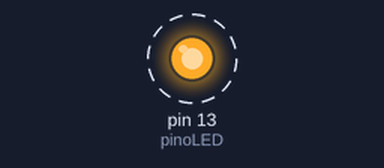
The sketch below on a simulated Arduino Uno, built with avr-gcc and run on an emulated ATmega328P. On the bench: output pins drawn as LEDs (lit = HIGH). Dashed ring = blinking. Random numbers use the default seed unless the sketch sets one.

Above: at 0.3 s.
Timing chart, 0 to 3.3 s (numbered marks = the images above):
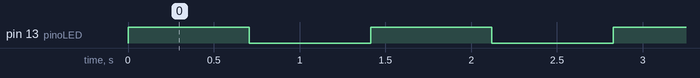

The sketch:

fun__oRandom.ino
```cpp
int pinoLED = 13;
int numeroAleatorio = random(100, 1000);

void setup() {
  pinMode(pinoLED, OUTPUT);
}

void loop() {
  digitalWrite(pinoLED, HIGH);
  delay(numeroAleatorio);
  digitalWrite(pinoLED, LOW);
  delay(numeroAleatorio);
}
```

Measured:
- by itself, pin 13 (pinoLED): alternates HIGH for 0.71 s and LOW for 0.71 s
